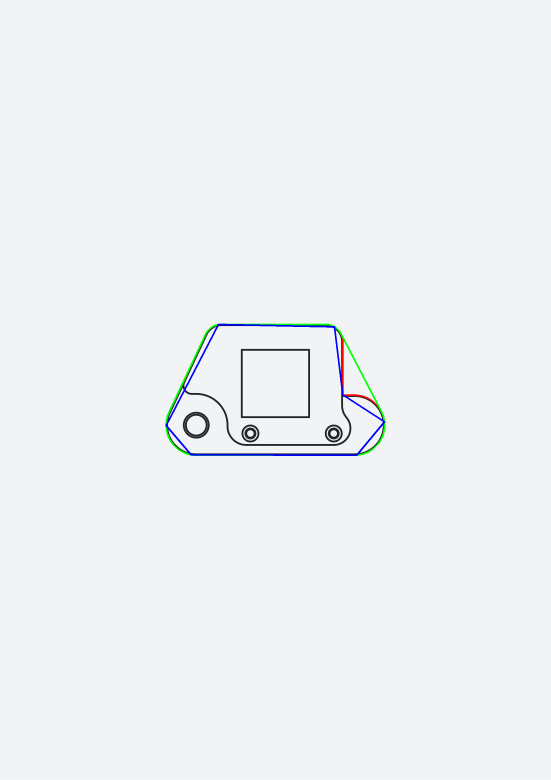
#> input picture blueprints/debug2_module_01_front.png, 1653 x 2339 px (shown at 1/3 size)
$ python -i feature_checker.py   (imports and definitions only)
#> lines starting #> are read from the running program, lines starting #| are printed output that depends on the picture; after the words box and inside, x2 and y2 are one past the last pixel; in counts of white or black regions, pixels touching at a corner belong together
#> further down, picture is the input picture: shape (2339, 1653, 3); mean B, G, R 243.6, 241.4, 239.1
import cv2
import numpy as np
import sys
import os
sys.path.append(os.path.dirname(os.path.dirname(os.path.abspath(__file__))))
from config import CIRCULARITY_THRESHOLD, MIN_FEATURE_AREA


def compute_circularity(contour):
    area = cv2.contourArea(contour)
    perimeter = cv2.arcLength(contour, True)
    if perimeter == 0:
        return 0
    return (4 * np.pi * area) / (perimeter ** 2)


def detect_features(captured_img):
    """
    Detect all features (holes + cutouts) from captured image.
    Returns dict with detected features.
    """
    gray = cv2.cvtColor(captured_img, cv2.COLOR_BGR2GRAY)
    blur = cv2.GaussianBlur(gray, (5, 5), 0)

    thresh = cv2.adaptiveThreshold(
        blur, 255,
        cv2.ADAPTIVE_THRESH_GAUSSIAN_C,
        cv2.THRESH_BINARY_INV,
        blockSize=15, C=4
    )
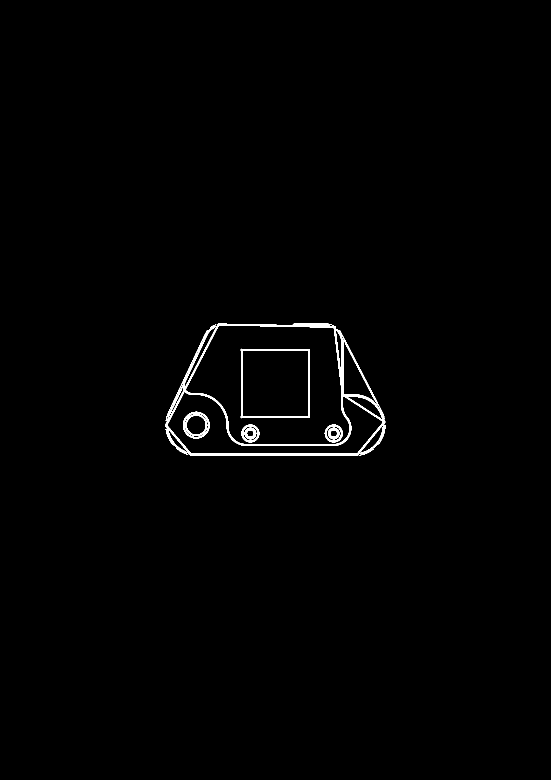
#> thresh: shape (2339, 1653) (shown at 1/3 size); 0.78% white; 16 white regions, largest, box (x1, y1, x2, y2) and area: (496, 971, 1156, 1368) 18871, (722, 1046, 930, 1255) 4050, (1016, 990, 1154, 1259) 1210

    kernel = np.ones((3, 3), np.uint8)
    thresh = cv2.morphologyEx(thresh, cv2.MORPH_CLOSE, kernel, iterations=3)
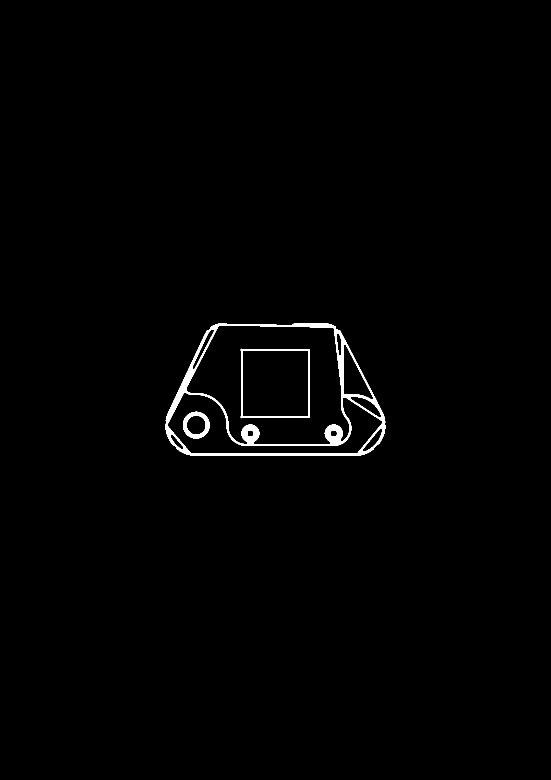
#> thresh: shape (2339, 1653) (shown at 1/3 size); 0.92% white; 3 white regions

    # Get all contours with hierarchy
    contours, hierarchy = cv2.findContours(thresh, cv2.RETR_TREE, cv2.CHAIN_APPROX_SIMPLE)
#> contours = 15 contours; largest, box (x1, y1, x2, y2) and area: (496, 971, 1156, 1368) 216622, (558, 977, 1049, 1333) 132191, (503, 1178, 1148, 1361) 44427, (722, 1046, 930, 1255) 42446, (727, 1051, 926, 1250) 39202

    holes   = []
    cutouts = []

    if hierarchy is not None:
        for i, cnt in enumerate(contours):
            # Inner contours only (has parent)
            if hierarchy[0][i][3] != -1:
                area = cv2.contourArea(cnt)
                if area < MIN_FEATURE_AREA:
                    continue

                circ = compute_circularity(cnt)
                x, y, w, h = cv2.boundingRect(cnt)

                if circ >= CIRCULARITY_THRESHOLD:
                    (cx, cy), radius = cv2.minEnclosingCircle(cnt)
                    holes.append({
                        "center": (int(cx), int(cy)),
                        "radius": int(radius),
                        "circularity": round(circ, 3)
                    })
                else:
                    # Filter out too-large rectangles (outer boundary noise)
                    img_h, img_w = captured_img.shape[:2]
                    if w < img_w * 0.85 and h < img_h * 0.85:
                        cutouts.append({
                            "bbox": (x, y, w, h),
                            "circularity": round(circ, 3)
                        })
#> this loop made 15 passes
#> (perimeter in compute_circularity, circ, x, y, w, h, cx) on passes 3, 4, 8, 9, 14, 15: (67.11, 0.929, 991, 1290, 21, 21, 1001), (67.11, 0.929, 741, 1290, 21, 21, 751), (263.5, 0.895, 549, 1235, 80, 81, 588.3), (191, 0.905, 559, 1246, 59, 59, 588.2), (827.3, 0.779, 722, 1046, 208, 209, 826), (789.7, 0.79, 727, 1051, 199, 199, 826)
#> (perimeter in compute_circularity, circ, x, y, w, h) on passes 2, 5, 6, 7, 10, 11: (131.9, 0.473, 510, 1302, 41, 46), (201.2, 0.436, 1088, 1284, 60, 71), (246.8, 0.439, 1052, 1190, 92, 63), (1750, 0.182, 503, 1178, 645, 183), (447.4, 0.451, 1030, 1034, 90, 165), (153.5, 0.383, 1008, 999, 16, 68)
#> after the loop, cutouts = 8 items; holes = 6 items

    return {
        "holes":        holes,
        "cutouts":      cutouts,
        "hole_count":   len(holes),
        "cutout_count": len(cutouts)
    }


# [66 lines left out: functions run_feature_check, draw_features, not called in this run]

>>> import cv2
>>> picture = cv2.imread('../blueprints/debug2_module_01_front.png')
>>> result = detect_features(picture)
#> result = 4 items
